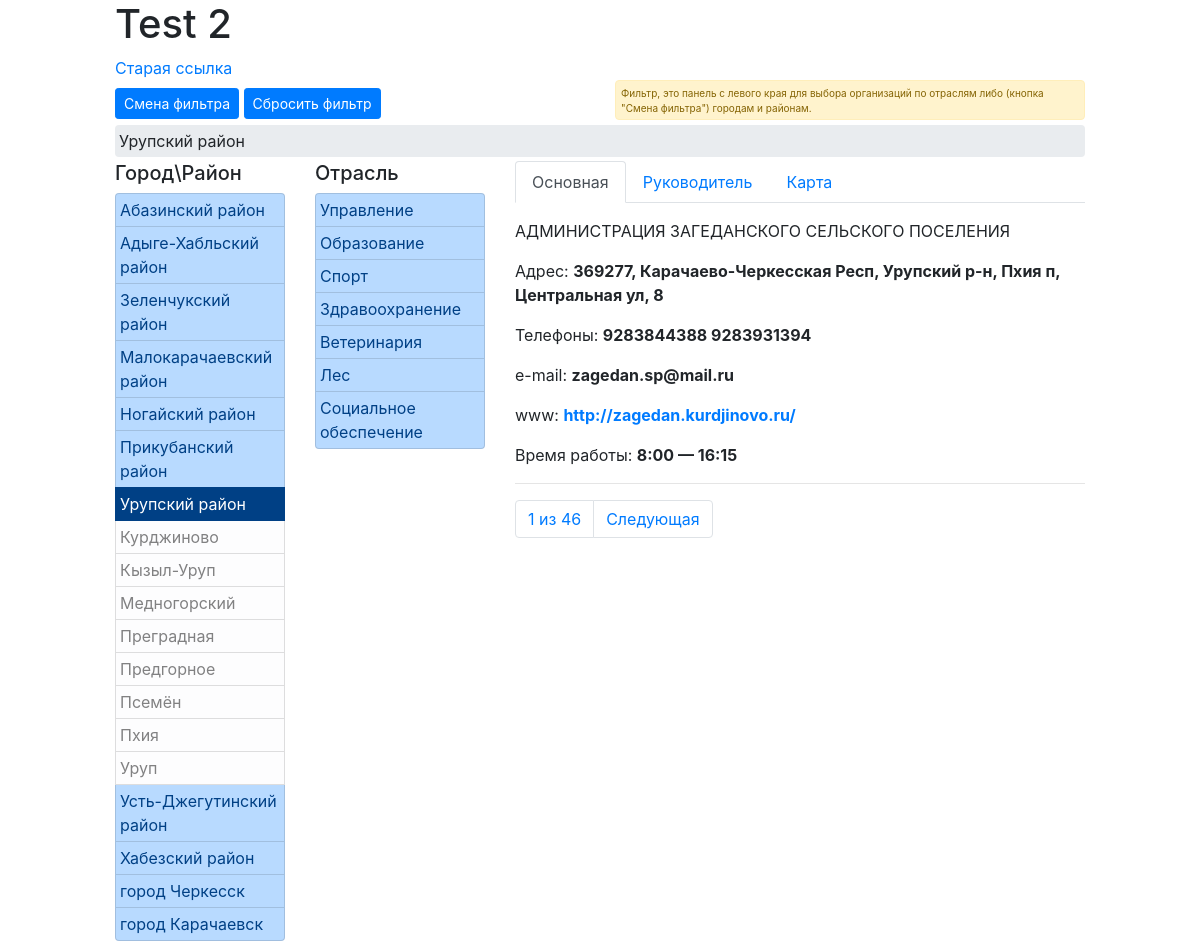
The app's page /0/8/0/0/0/ with its own data.
### rep_test_00/models.py (models this page shows, shortened)
class GorRayon(models.Model):
	region = models.ForeignKey(Regions, null=True, on_delete=models.PROTECT, verbose_name='Регион')
	name = models.CharField(max_length=50, verbose_name='Наименование')
	class Meta:
		verbose_name_plural = 'Города и(или) Районы'
		verbose_name = 'Город и(или) Район'

class Nsp(models.Model):
	region = models.ForeignKey(Regions, null=True, on_delete=models.PROTECT, verbose_name='Регион')
	rayon = ChainedForeignKey(
        GorRayon,
        chained_field='region',
        chained_model_field='region',
        show_all=False,
        auto_choose=True,
        null=True,
        verbose_name='Район')
	name = models.CharField(max_length=50, verbose_name='Наименование')
	mo = models.BooleanField(null=True, verbose_name='Муниципальное образование')
	class Meta:
		verbose_name_plural = 'Населенные пункты'
		verbose_name = 'Населеный пункт'

class Otrasl(models.Model):
	name = models.CharField(max_length=50, verbose_name='Наименование')
	class Meta:
		verbose_name_plural = 'Отрасли'
		verbose_name = 'Отрасль'

class Org(models.Model):
	otrasl = models.ForeignKey(Otrasl, null=True, on_delete=models.PROTECT, verbose_name='Отрасль')
	pod_otrasl = ChainedForeignKey(
        PodOtrasl,
        chained_field='otrasl',
        chained_model_field='otrasl',
        show_all=False,
        auto_choose=True,
        null=True,
        verbose_name='Подотрасль')
	region = models.ForeignKey(Regions, null=True, on_delete=models.PROTECT, verbose_name='Регион')
	rayon = ChainedForeignKey(
        GorRayon,
        chained_field='region',
        chained_model_field='region',
        show_all=False,
        auto_choose=True,
        null=True,
        verbose_name='Район')
	nsp = ChainedForeignKey(
        Nsp,
        chained_field='rayon',
        chained_model_field='rayon',
        show_all=False,
        auto_choose=True,
        null=True,
        verbose_name='Населенный пункт')
	inn = models.CharField(max_length=12, verbose_name='ИНН')
	name = models.CharField(max_length=300, verbose_name='Наименование')
	name_short = models.CharField(null=True, max_length=300, verbose_name='Сокращенное наименование')
	okved = models.CharField(null=True, max_length=8, verbose_name='ОКВЭД')
	okved_name = models.CharField(null=True, max_length=500, verbose_name='ОКВЭД наименование')
	class Meta:
		verbose_name_plural = 'Организации'
		verbose_name = 'Организация'

class orgContact(models.Model):
	org = models.ForeignKey(Org, null=True, on_delete=models.PROTECT, verbose_name='Организация')
	adres = models.CharField(null=True, blank=True, max_length=200, verbose_name='Адрес')
	telefone = models.CharField(null=True, blank=True, max_length=50, verbose_name='Телефоны')
	email = models.CharField(null=True, blank=True, max_length=50, verbose_name='e-mail')
	url = models.CharField(null=True, blank=True, max_length=50, verbose_name='Интрнет адрес')
	vremya = models.CharField(null=True, blank=True, max_length=50, verbose_name='Время работы')
	class Meta:
		verbose_name_plural = 'Контактная информация'
		verbose_name = 'Контактная информация'

### rep_test_00/views.py (the view)
# urls.py: path('<int:vid_sel>/<int:vid_1_id>/<int:pod_vid_1_id>/<int:vid_2_id>/<int:pod_vid_2_id>/', new_selection),
def new_selection(request, vid_sel, vid_1_id, pod_vid_1_id, vid_2_id, pod_vid_2_id):
	context = basic_filtr_or(request, vid_sel, vid_1_id, pod_vid_1_id, vid_2_id, pod_vid_2_id)
	return render(request, 'org_selector/index_2.html', context)

### rep_test_00/templates/org_selector/index_2.html (shortened to what this page needs)
{% load static %}
<html>
<head>
	<link rel="stylesheet" href="{% static 'org_selector/bootstrap.min.css'%}">
</head>
<body>
	<div class="container-fluid">
	<div class="row">
		<div class="col offset-lg-1">
			<h1>Test 2</h1>
			<a href="/0/0/0/0/">Старая ссылка</a>
		</div>
	</div>
	<div class="row">
		<div class="col-md-5 mt-2 mb-1 offset-lg-1">
			<a href="{{ href_vid_sel }}" class="btn btn-primary btn-sm" role="button"data-toggle="tooltip" data-placement="bottom" title="Выбор фильтров между 'Город\Раонон' и 'Отрасль'">Смена фильтра</a>
			<a href="/{{ vid_sel }}/0/0/0/0/" class="btn btn-primary btn-sm" role="button">Сбросить фильтр</a>
		</div>
		<div class="col-md-7 col-lg-5" style="padding-bottom: 0px; margin-bottom: 5px; height: 40px;">
			<div class="alert alert-warning mb-1" role="alert" style="font-size: 10px; padding: 5px; margin: 0px; height: 40px;">
				Фильтр, это панель с левого края для выбора организаций по отраслям либо (кнопка "Смена фильтра") городам и районам.
			</div>
		</div>
	</div>
	{% if me_vid1 > 0 %}
	<div class="row">
		<div class="col-lg-10 col-sm-12 offset-lg-1">
			<nav aria-label="breadcrumb">
			  <ol class="breadcrumb p-1 mb-1">
			  	{% for me_vid1_n in vid_1 %}
			  		{% if me_vid1_n.id == me_vid1 %}
			    		<li class="breadcrumb-item">{{ me_vid1_n.name }}</li>
			    	{% endif %}
				{% endfor %}
			  </ol>
			</nav>
		</div>
	</div>
	{% endif %}
	<div class="row">
	<div class="col-lg-2 col-md-3 col-sm-6 mb-1 offset-lg-1">
		<h5>{{ name_vid.0 }}</h5>
		<div class="list-group">
		{% for vid_1_n in vid_1 %}
			{% if vid_1_n.id == me_vid1 %}
				<a href="/{{ vid_sel }}/{{vid_1_n.id}}/0/0/0/" class="list-group-item list-group-item-action list-group-item-primary p-1 active">{{ vid_1_n.name }}</a>
				{% for pod_vid_1_n in pod_vid_1 %}
					{% if pod_vid_1_n.id == me_podvid1 %}
					<a href="/{{ vid_sel }}/{{vid_1_n.id}}/{{pod_vid_1_n.id}}/0/0/" class="list-group-item list-group-item-action list-group-item-light p-1 active">{{ pod_vid_1_n.name }}</a>
					{% else %}
					<a href="/{{ vid_sel }}/{{vid_1_n.id}}/{{pod_vid_1_n.id}}/0/0/" class="list-group-item list-group-item-action list-group-item-light p-1">{{ pod_vid_1_n.name }}</a>
					{% endif %}
				{% endfor %}
			{% else %}
				<a href="/{{ vid_sel }}/{{vid_1_n.id}}/0/0/0/" class="list-group-item list-group-item-action list-group-item-primary p-1">{{ vid_1_n.name }}</a>
			{% endif %}
		{% endfor %}
		</div>
	</div>
	{% if vid_2.count > 0 %}
	<div class="col-lg-2 col-md-3 col-sm-6 mb-1">
		<h5>{{ name_vid.1 }}</h5>
		<div class="list-group">
		{% for vid_2_n in vid_2 %}
			{% if vid_2_n.id == me_vid2 %}
				<a href="/{{ vid_sel }}/{{me_vid1}}/{{me_podvid1}}/{{vid_2_n.id}}/0/"  class="list-group-item list-group-item-action list-group-item-primary p-1 active">{{vid_2_n.name}}</a>
					{% for pod_vid_2_n in pod_vid_2 %}
						{% if pod_vid_2_n.id == me_podvid2 %}
							<a href="/{{ vid_sel }}/{{me_vid1}}/{{me_podvid1}}/{{vid_2_n.id}}/{{pod_vid_2_n.id}}/"  class="list-group-item list-group-item-action list-group-item-light p-1 active">{{ pod_vid_2_n.name }}</a>
						{% else %}
							<a href="/{{ vid_sel }}/{{me_vid1}}/{{me_podvid1}}/{{vid_2_n.id}}/{{pod_vid_2_n.id}}/"  class="list-group-item list-group-item-action list-group-item-light p-1">{{ pod_vid_2_n.name }}</a>
						{% endif %}
					{% endfor %}
			{% else %}
				<a href="/{{ vid_sel }}/{{me_vid1}}/{{me_podvid1}}/{{vid_2_n.id}}/0/"  class="list-group-item list-group-item-action list-group-item-primary p-1">{{vid_2_n.name}}</a>
			{% endif %}
		{% endfor %}
		</div>
	</div>
	{% endif %}
	<div class="col-md-6">
		<nav>
		  <div class="nav nav-tabs" id="nav-tab" role="tablist">
		    <a class="nav-item nav-link active" id="nav-home-tab" data-toggle="tab" href="#basic" role="tab" aria-controls="nav-home" aria-selected="true">Основная</a>
		   	<a class="nav-item nav-link" id="nav-profile-tab" data-toggle="tab" href="#sheff" role="tab" aria-controls="nav-profile" aria-selected="false">Руководитель</a>
		    <a class="nav-item nav-link" id="nav-profile-tab" data-toggle="tab" href="#map_pane" role="tab" aria-controls="nav-profile" aria-selected="false">Карта</a>
		  </div>
		</nav>
		<div class="tab-content" id="nav-tabContent">
		<div class="tab-pane fade show active" id="basic" role="tabpanel" aria-labelledby="nav-basic-tab">
		{% for org in Orgs %}
			<p>{{ org.name }}</p>
			{% for org_cont in OrgContact %}
				{% if org == org_cont.org %}
					<p>Адрес: <strong>{{ org_cont.adres }}</strong></p>
					<p>Телефоны: <strong>{{ org_cont.telefone }}</strong></p>
					<p>e-mail: <strong>{{ org_cont.email|lower }}</strong></p>
					{% if org_cont.url|length != 0 %}
						<p>www: <a href="{{ org_cont.url }}" target="_blank"><strong>{{ org_cont.url }}</strong></a></p>
					{% endif %}
					{% if org_cont.vremya|length != 0 %}
						<p>Время работы: <strong>{{ org_cont.vremya }}</strong></p>
					{% endif %}
				{% endif %}
			{% endfor %}
			<hr>
		{% endfor %}
		</div>
		</div>
		<div>
			<nav aria-label="Page navigation example">
				<ul class="pagination">
					{% if page.paginator.num_pages > 1 %}
						<li class="page-item"><p  class="page-link">{{ page.number }} из {{ page.paginator.num_pages }}</p></li>
					{% endif %}
					{% if page.has_next %}
						<li class="page-item"><a href="?page={{ page.next_page_number }}" class="page-link">Следующая</a></li>
					{% endif %}
				</ul>
			</nav>
		</div>
	</div>
	</div>
	</div>
</body>
</html>

### records on screen
GorRayon: name "Урупский район"
GorRayon: name "Абазинский район"
GorRayon: name "Адыге-Хабльский район"
GorRayon: name "Зеленчукский район"
GorRayon: name "Малокарачаевский район"
GorRayon: name "Ногайский район"
GorRayon: name "Прикубанский район"
Nsp: name "Курджиново"
Nsp: name "Кызыл-Уруп"
Nsp: name "Медногорский"
Nsp: name "Преградная"
Nsp: name "Предгорное"
Nsp: name "Псемён"
Nsp: name "Пхия"
Nsp: name "Уруп"
GorRayon: name "Усть-Джегутинский район"
GorRayon: name "Хабезский район"
GorRayon: name "город Черкесск"
GorRayon: name "город Карачаевск"
Otrasl: name "Управление"
Otrasl: name "Образование"
Otrasl: name "Спорт"
Otrasl: name "Здравоохранение"
Otrasl: name "Ветеринария"
Otrasl: name "Лес"
Otrasl: name "Социальное обеспечение"
Org: name "АДМИНИСТРАЦИЯ ЗАГЕДАНСКОГО СЕЛЬСКОГО ПОСЕЛЕНИЯ"
orgContact: adres "369277, Карачаево-Черкесская Респ, Урупский р-н, Пхия п, Центральная ул, 8", telefone "9283844388 9283931394", email "zagedan.sp@mail.ru", url "http://zagedan.kurdjinovo.ru/", vremya "8:00 — 16:15"

### other values on screen
{{ name_vid.0 }} "Город\\Район"
{{ name_vid.1 }} "Отрасль"
{{ page.number }} "1"
{{ page.paginator.num_pages }} "46"
